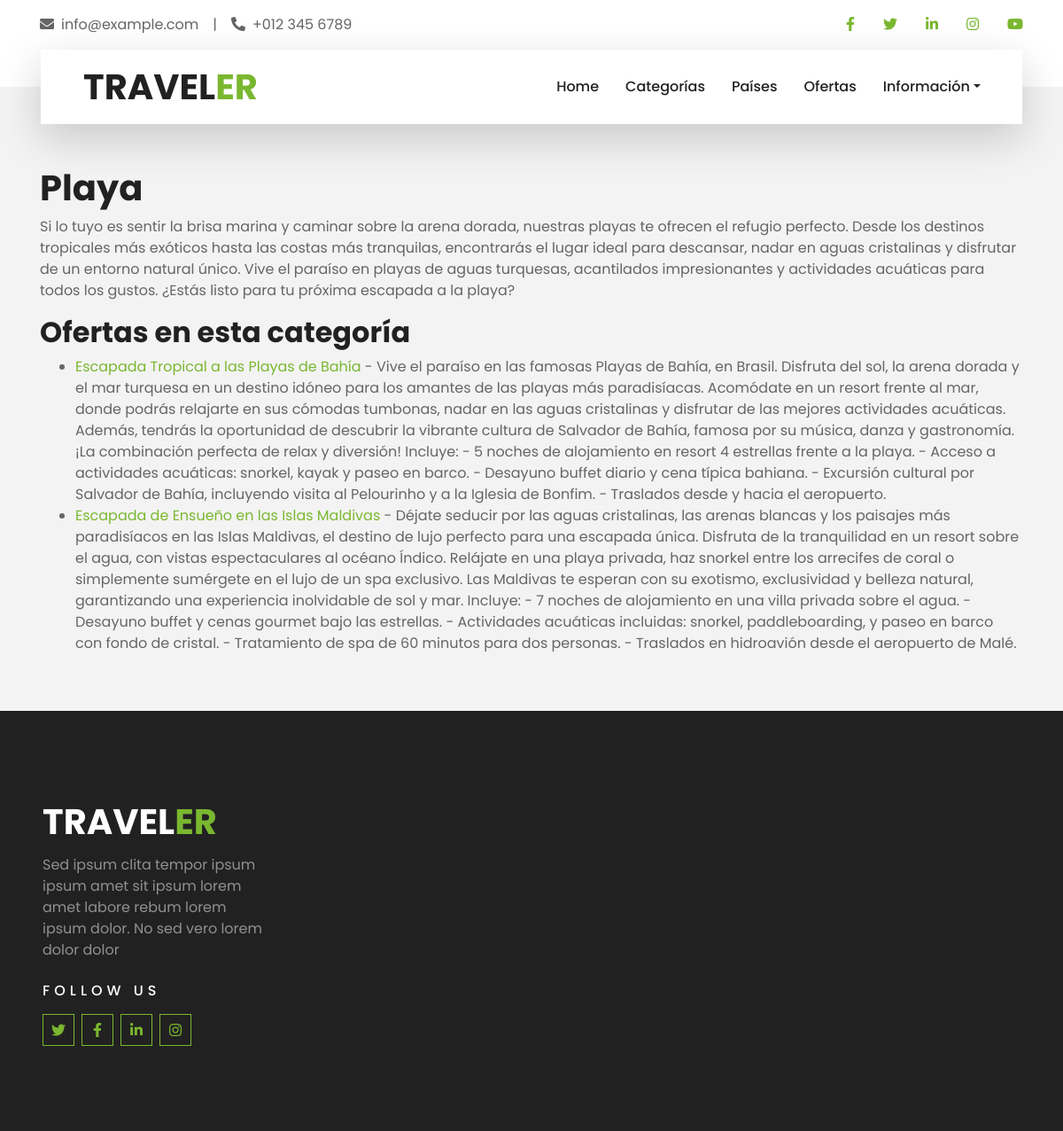
Page /categorias/Playa/ on the committed database.
### travelOffersApp/models.py (models this page shows, shortened)
class Categoria(models.Model):
    nombre = models.CharField(primary_key=True, max_length=100)
    descripcion = models.TextField()

class Oferta(models.Model):
    id_oferta = models.AutoField(primary_key=True)
    nombre = models.CharField(max_length=200)
    descripcion = models.TextField()
    precio = models.DecimalField(max_digits=10, decimal_places=2)
    fecha_inicio = models.DateField()
    fecha_fin = models.DateField()
    pais = models.ForeignKey(Pais, on_delete=models.CASCADE, related_name='ofertas')
    categorias = models.ManyToManyField(Categoria, related_name='ofertas')
    disponible = models.BooleanField(default=True)

### travelOffersApp/views.py (the view)
# urls.py: path('categorias/<str:nombre>/', views.categoria, name='categoria'),
def categoria(request, nombre):
    categoria = get_object_or_404(Categoria, nombre=nombre)
    return render(request, 'categoria.html', {'categoria': categoria})

### travelOffersApp/templates/categoria.html (shortened to what this page needs)
{% extends "base.html" %}
{% block content %}
    <h1>{{ categoria.nombre }}</h1>
    <p>{{ categoria.descripcion }}</p>
    <h2>Ofertas en esta categoría</h2>
    <ul>
        {% for oferta in categoria.ofertas.all %}
            <li>
                <a href="{% url 'oferta' oferta.id_oferta %}">{{ oferta.nombre }}</a>
                - {{ oferta.descripcion }}
            </li>
        {% endfor %}
    </ul>
{% endblock %}

### rows in the picture
Categoria: nombre "Playa", descripcion "Si lo tuyo es sentir la brisa marina y caminar sobre la arena dorada, nuestras playas te ofrecen el refugio perfecto. Desde los destinos tropicales más exóticos hasta las costas más tranquilas, encontrarás el lugar ideal para descansar, nadar en aguas cristalinas y disfrutar de un entorno natural único. Vive el paraíso en playas de aguas turquesas, acantilados impresionantes y actividades acuáticas para todos los gustos. ¿Estás listo para tu próxima escapada a la playa?"
Oferta: nombre "Escapada Tropical a las Playas de Bahía", descripcion "Vive el paraíso en las famosas Playas de Bahía, en Brasil. Disfruta del sol, la arena dorada y el mar turquesa en un destino idóneo para los amantes de las playas más paradisíacas. Acomódate en un resort frente al mar, donde podrás relajarte en sus cómodas tumbonas, nadar en las aguas cristalinas y disfrutar de las mejores actividades acuáticas. Además, tendrás la oportunidad de descubrir la vibrante cultura de Salvador de Bahía, famosa por su música, danza y gastronomía. ¡La combinación perfecta de relax y diversión! Incluye: - 5 noches de alojamiento en resort 4 estrellas frente a la playa. - Acceso a actividades acuáticas: snorkel, kayak y paseo en barco. - Desayuno buffet diario y cena…"
Oferta: nombre "Escapada de Ensueño en las Islas Maldivas", descripcion "Déjate seducir por las aguas cristalinas, las arenas blancas y los paisajes más paradisíacos en las Islas Maldivas, el destino de lujo perfecto para una escapada única. Disfruta de la tranquilidad en un resort sobre el agua, con vistas espectaculares al océano Índico. Relájate en una playa privada, haz snorkel entre los arrecifes de coral o simplemente sumérgete en el lujo de un spa exclusivo. Las Maldivas te esperan con su exotismo, exclusividad y belleza natural, garantizando una experiencia inolvidable de sol y mar. Incluye: - 7 noches de alojamiento en una villa privada sobre el agua. - Desayuno buffet y cenas gourmet bajo las estrellas. - Actividades acuáticas incluidas: snorkel,…"
